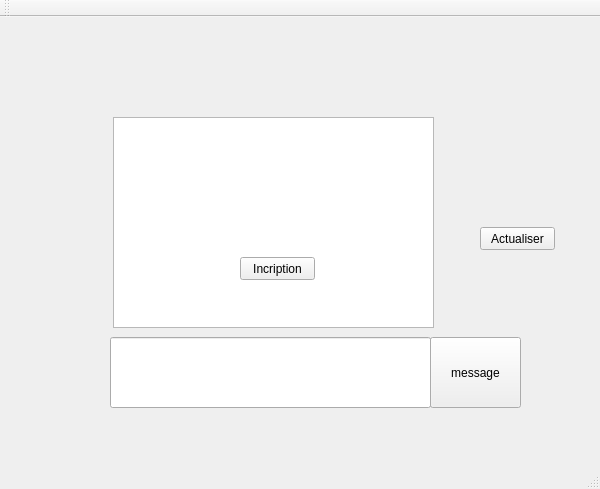
<?xml version="1.0" encoding="UTF-8"?>
<ui version="4.0">
 <class>projetmortClass</class>
 <widget class="QMainWindow" name="projetmortClass">
  <property name="geometry">
   <rect>
    <x>0</x>
    <y>0</y>
    <width>600</width>
    <height>489</height>
   </rect>
  </property>
  <property name="windowTitle">
   <string>projetmort</string>
  </property>
  <widget class="QWidget" name="centralWidget">
   <widget class="QLabel" name="label">
    <property name="geometry">
     <rect>
      <x>240</x>
      <y>110</y>
      <width>61</width>
      <height>21</height>
     </rect>
    </property>
    <property name="text">
     <string>Connexion</string>
    </property>
   </widget>
   <widget class="QLineEdit" name="nom">
    <property name="geometry">
     <rect>
      <x>220</x>
      <y>140</y>
      <width>113</width>
      <height>20</height>
     </rect>
    </property>
   </widget>
   <widget class="QLineEdit" name="mdp">
    <property name="geometry">
     <rect>
      <x>220</x>
      <y>180</y>
      <width>113</width>
      <height>20</height>
     </rect>
    </property>
    <property name="echoMode">
     <enum>QLineEdit::Password</enum>
    </property>
   </widget>
   <widget class="QLabel" name="label_2">
    <property name="geometry">
     <rect>
      <x>160</x>
      <y>140</y>
      <width>81</width>
      <height>20</height>
     </rect>
    </property>
    <property name="text">
     <string>Nom d'user</string>
    </property>
   </widget>
   <widget class="QLabel" name="label_3">
    <property name="geometry">
     <rect>
      <x>146</x>
      <y>180</y>
      <width>71</width>
      <height>20</height>
     </rect>
    </property>
    <property name="text">
     <string>Mot de passe</string>
    </property>
   </widget>
   <widget class="QPushButton" name="pushButton">
    <property name="geometry">
     <rect>
      <x>240</x>
      <y>210</y>
      <width>75</width>
      <height>23</height>
     </rect>
    </property>
    <property name="text">
     <string>Connexion</string>
    </property>
   </widget>
   <widget class="QLabel" name="co">
    <property name="geometry">
     <rect>
      <x>480</x>
      <y>90</y>
      <width>101</width>
      <height>31</height>
     </rect>
    </property>
    <property name="text">
     <string/>
    </property>
   </widget>
   <widget class="QLabel" name="messagesend">
    <property name="geometry">
     <rect>
      <x>220</x>
      <y>390</y>
      <width>131</width>
      <height>21</height>
     </rect>
    </property>
    <property name="text">
     <string/>
    </property>
   </widget>
   <widget class="QPushButton" name="pushButton_2">
    <property name="geometry">
     <rect>
      <x>430</x>
      <y>320</y>
      <width>91</width>
      <height>71</height>
     </rect>
    </property>
    <property name="text">
     <string>message</string>
    </property>
   </widget>
   <widget class="QLineEdit" name="lineEdit">
    <property name="geometry">
     <rect>
      <x>110</x>
      <y>320</y>
      <width>321</width>
      <height>71</height>
     </rect>
    </property>
    <property name="alignment">
     <set>Qt::AlignLeading|Qt::AlignLeft|Qt::AlignTop</set>
    </property>
   </widget>
   <widget class="QLabel" name="SQL">
    <property name="geometry">
     <rect>
      <x>500</x>
      <y>140</y>
      <width>91</width>
      <height>31</height>
     </rect>
    </property>
    <property name="text">
     <string/>
    </property>
   </widget>
   <widget class="QLabel" name="test2">
    <property name="geometry">
     <rect>
      <x>10</x>
      <y>120</y>
      <width>111</width>
      <height>31</height>
     </rect>
    </property>
    <property name="text">
     <string/>
    </property>
    <property name="alignment">
     <set>Qt::AlignBottom|Qt::AlignLeading|Qt::AlignLeft</set>
    </property>
   </widget>
   <widget class="QTextEdit" name="test">
    <property name="geometry">
     <rect>
      <x>113</x>
      <y>100</y>
      <width>321</width>
      <height>211</height>
     </rect>
    </property>
    <property name="verticalScrollBarPolicy">
     <enum>Qt::ScrollBarAsNeeded</enum>
    </property>
    <property name="undoRedoEnabled">
     <bool>true</bool>
    </property>
    <property name="readOnly">
     <bool>true</bool>
    </property>
   </widget>
   <widget class="QPushButton" name="insc">
    <property name="geometry">
     <rect>
      <x>240</x>
      <y>240</y>
      <width>75</width>
      <height>23</height>
     </rect>
    </property>
    <property name="text">
     <string>Incription</string>
    </property>
   </widget>
   <widget class="QLabel" name="labelinsc">
    <property name="geometry">
     <rect>
      <x>170</x>
      <y>260</y>
      <width>221</width>
      <height>31</height>
     </rect>
    </property>
    <property name="layoutDirection">
     <enum>Qt::LeftToRight</enum>
    </property>
    <property name="text">
     <string/>
    </property>
    <property name="alignment">
     <set>Qt::AlignCenter</set>
    </property>
   </widget>
   <widget class="QLabel" name="label_4">
    <property name="geometry">
     <rect>
      <x>180</x>
      <y>10</y>
      <width>181</width>
      <height>81</height>
     </rect>
    </property>
    <property name="text">
     <string/>
    </property>
    <property name="pixmap">
     <pixmap resource="TcpClient.qrc">:/projetmort/image.png</pixmap>
    </property>
   </widget>
   <widget class="QPushButton" name="actu">
    <property name="geometry">
     <rect>
      <x>480</x>
      <y>210</y>
      <width>75</width>
      <height>23</height>
     </rect>
    </property>
    <property name="text">
     <string>Actualiser</string>
    </property>
   </widget>
  </widget>
  <widget class="QMenuBar" name="menuBar">
   <property name="geometry">
    <rect>
     <x>0</x>
     <y>0</y>
     <width>600</width>
     <height>21</height>
    </rect>
   </property>
  </widget>
  <widget class="QToolBar" name="mainToolBar">
   <attribute name="toolBarArea">
    <enum>TopToolBarArea</enum>
   </attribute>
   <attribute name="toolBarBreak">
    <bool>false</bool>
   </attribute>
  </widget>
  <widget class="QStatusBar" name="statusBar"/>
 </widget>
 <layoutdefault spacing="6" margin="11"/>
 <resources>
  <include location="TcpClient.qrc"/>
 </resources>
 <connections>
  <connection>
   <sender>pushButton</sender>
   <signal>clicked()</signal>
   <receiver>projetmortClass</receiver>
   <slot>connexion()</slot>
   <hints>
    <hint type="sourcelabel">
     <x>277</x>
     <y>184</y>
    </hint>
    <hint type="destinationlabel">
     <x>300</x>
     <y>199</y>
    </hint>
   </hints>
  </connection>
  <connection>
   <sender>pushButton_2</sender>
   <signal>clicked()</signal>
   <receiver>projetmortClass</receiver>
   <slot>messageserver()</slot>
   <hints>
    <hint type="sourcelabel">
     <x>277</x>
     <y>324</y>
    </hint>
    <hint type="destinationlabel">
     <x>300</x>
     <y>199</y>
    </hint>
   </hints>
  </connection>
  <connection>
   <sender>insc</sender>
   <signal>clicked()</signal>
   <receiver>projetmortClass</receiver>
   <slot>incri()</slot>
   <hints>
    <hint type="sourcelabel">
     <x>67</x>
     <y>164</y>
    </hint>
    <hint type="destinationlabel">
     <x>299</x>
     <y>200</y>
    </hint>
   </hints>
  </connection>
  <connection>
   <sender>actu</sender>
   <signal>clicked()</signal>
   <receiver>projetmortClass</receiver>
   <slot>actu()</slot>
   <hints>
    <hint type="sourcelabel">
     <x>517</x>
     <y>254</y>
    </hint>
    <hint type="destinationlabel">
     <x>299</x>
     <y>244</y>
    </hint>
   </hints>
  </connection>
 </connections>
 <slots>
  <slot>connexion()</slot>
  <slot>messageserver()</slot>
  <slot>incri()</slot>
  <slot>actu()</slot>
 </slots>
</ui>
